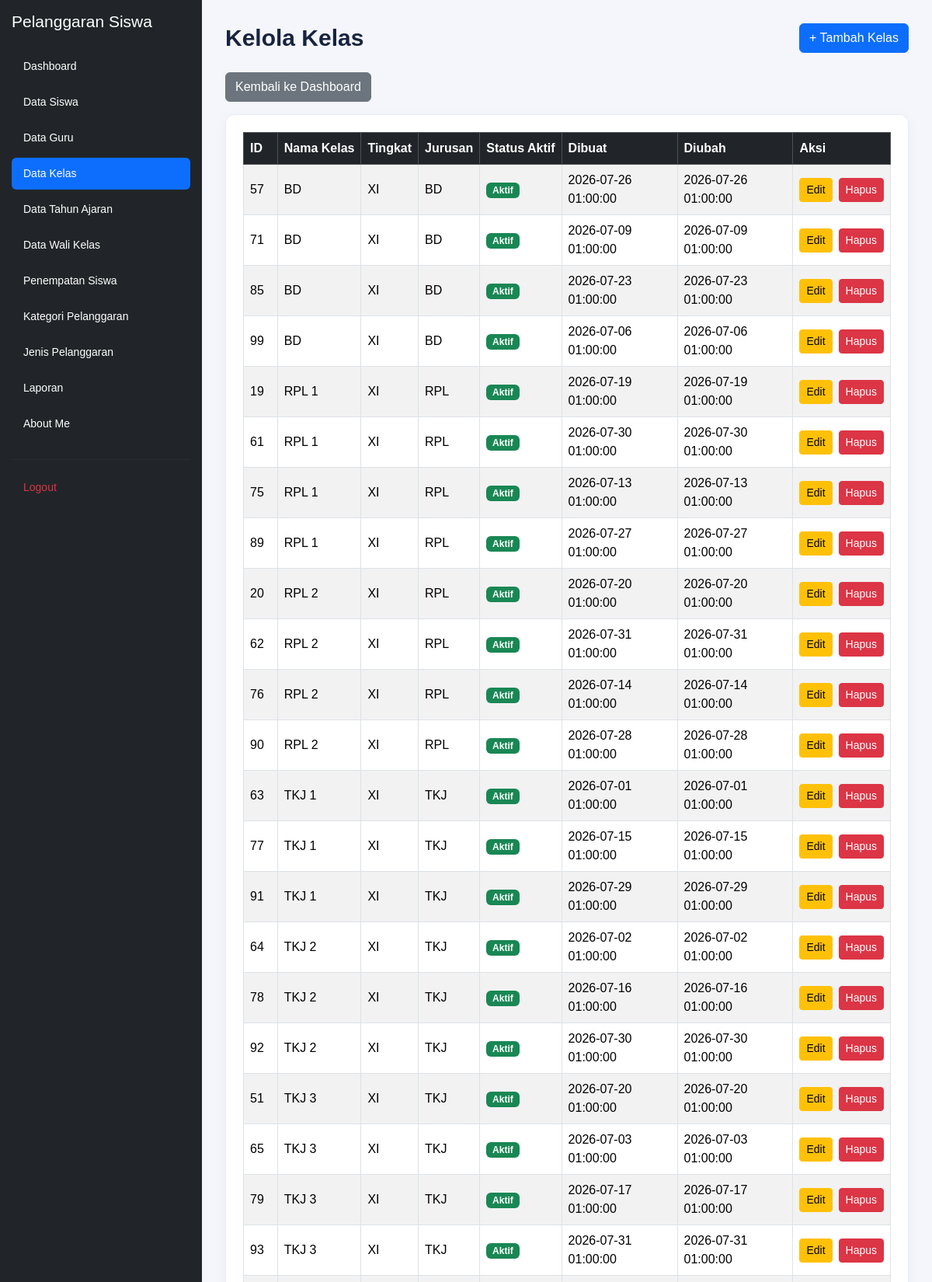
The page /kelola_kelas.php (signed in, upper part) on the database its author committed.
### tables this page shows
CREATE TABLE `t_kelas` (
  `id` int(11) NOT NULL,
  `nama` varchar(100) DEFAULT NULL,
  `tingkat` varchar(20) NOT NULL,
  `jurusan` varchar(100) NOT NULL,
  `status_aktif` tinyint(1) NOT NULL,
  `created_at` timestamp NOT NULL DEFAULT current_timestamp(),
  `updated_at` timestamp NOT NULL DEFAULT current_timestamp()
);

### kelola_kelas.php (the view, shortened to what this page needs)
<?php
include 'config/koneksi.php';
$sql = "SELECT * FROM t_kelas ORDER BY nama ASC";
$hasil = mysqli_query($koneksi, $sql);
?>
<!DOCTYPE html>
<html lang="id">
<head>
    <link href="https://cdn.jsdelivr.net/npm/bootstrap@5.3.8/dist/css/bootstrap.min.css"
          rel="stylesheet">
    <link href="https://cdn.datatables.net/2.3.4/css/dataTables.bootstrap5.min.css"
          rel="stylesheet">
    <link rel="stylesheet" href="layout/style.css">
</head>
<body>
<div class="app-layout">
    <?php include 'layout/sidebar.php'; ?>
    <main class="content-area">
        <div class="page-header">
            <h1 class="page-title">Kelola Kelas</h1>
            <a href="tambah_kelas.php" class="btn btn-primary">
                + Tambah Kelas
            </a>
        </div>
        <div class="mb-3">
            <a href="dashboard.php" class="btn btn-secondary">
                Kembali ke Dashboard
            </a>
        </div>
        <div class="card table-card">
            <div class="card-body">
                <div class="table-responsive">
                    <table id="tabelKelas"
                           class="table table-striped table-bordered table-hover align-middle">
                        <thead class="table-dark">
                            <tr>
                                <th>ID</th>
                                <th>Nama Kelas</th>
                                <th>Tingkat</th>
                                <th>Jurusan</th>
                                <th>Status Aktif</th>
                                <th>Dibuat</th>
                                <th>Diubah</th>
                                <th>Aksi</th>
                            </tr>
                        </thead>
                        <tbody>
                            <?php while ($row = mysqli_fetch_assoc($hasil)) { ?>
                            <tr>
                                <td>
                                    <?= htmlspecialchars((string)$row['id']) ?>
                                </td>
                                <td>
                                    <?= htmlspecialchars($row['nama'] ?? '') ?>
                                </td>
                                <td>
                                    <?= htmlspecialchars((string)($row['tingkat'] ?? '')) ?>
                                </td>
                                <td>
                                    <?= htmlspecialchars($row['jurusan'] ?? '') ?>
                                </td>
                                <td>
                                    <?php if (($row['status_aktif'] ?? 0) == 1) { ?>
                                        <span class="badge bg-success">Aktif</span>
                                    <?php } else { ?>
                                        <span class="badge bg-secondary">Tidak Aktif</span>
                                    <?php } ?>
                                </td>
                                <td>
                                    <?= htmlspecialchars($row['created_at'] ?? '') ?>
                                </td>
                                <td>
                                    <?= htmlspecialchars($row['updated_at'] ?? '') ?>
                                </td>
                                <td class="text-nowrap">
                                    <div class="d-flex gap-2">
                                        <a href="edit_kelas.php?id=<?= urlencode((string)$row['id']) ?>"
                                           class="btn btn-warning btn-sm">
                                            Edit
                                        </a>
                                        <a href="hapus_kelas.php?id=<?= urlencode((string)$row['id']) ?>"
                                           class="btn btn-danger btn-sm"
                                           onclick="return confirm('Yakin ingin menghapus data kelas ini?');">
                                            Hapus
                                        </a>
                                    </div>
                                </td>
                            </tr>
                            <?php } ?>
                        </tbody>
                    </table>
                </div>
            </div>
        </div>
    </main>
</div>
</body>
</html>

### layout/style.css (style rules this page uses)
:root { --primary: #3659d9; --navy: #17233f; --background: #f4f6fb; --text-muted: #778198; --border: #e8ecf4; }
* { box-sizing: border-box; }
body { margin: 0; font-family: 'Poppins', sans-serif; background: var(--background); color: var(--navy); }
.page-header { margin-bottom: 28px; }
.page-title { font-size: 27px; font-weight: 700; margin-top: 7px; }

### kelola_kelas.php (style rules this page uses)
.app-layout { display: flex; align-items: stretch; width: 100%; min-height: 100vh; }
.content-area { flex: 1 1 0; min-width: 0; padding: 30px; min-height: 100vh; background: #f4f6fb; }
.page-header { display: flex; justify-content: space-between; align-items: center; flex-wrap: wrap; gap: 15px; margin-bottom: 25px; }
.page-title { margin: 0; font-size: 30px; font-weight: 700; color: #17233f; }
.table-card { width: 100%; max-width: 100%; border: 1px solid #e8ecf4; border-radius: 12px; background: #fff; box-shadow: 0 5px 20px rgba(23, 35, 63, 0.04); }
.table-card .card-body { min-width: 0; padding: 22px; }
.table-responsive { width: 100%; }
#tabelKelas { width: 100% !important; }
#tabelKelas th { white-space: nowrap; vertical-align: middle; }
#tabelKelas td { vertical-align: middle; }

### rows shown on the page
t_kelas: id "57", nama "BD", tingkat "XI", jurusan "BD", status_aktif "Aktif", created_at "2026-07-26 01:00:00", updated_at "2026-07-26 01:00:00"
t_kelas: id "71", nama "BD", tingkat "XI", jurusan "BD", status_aktif "Aktif", created_at "2026-07-09 01:00:00", updated_at "2026-07-09 01:00:00"
t_kelas: id "85", nama "BD", tingkat "XI", jurusan "BD", status_aktif "Aktif", created_at "2026-07-23 01:00:00", updated_at "2026-07-23 01:00:00"
t_kelas: id "99", nama "BD", tingkat "XI", jurusan "BD", status_aktif "Aktif", created_at "2026-07-06 01:00:00", updated_at "2026-07-06 01:00:00"
t_kelas: id "19", nama "RPL 1", tingkat "XI", jurusan "RPL", status_aktif "Aktif", created_at "2026-07-19 01:00:00", updated_at "2026-07-19 01:00:00"
t_kelas: id "61", nama "RPL 1", tingkat "XI", jurusan "RPL", status_aktif "Aktif", created_at "2026-07-30 01:00:00", updated_at "2026-07-30 01:00:00"
t_kelas: id "75", nama "RPL 1", tingkat "XI", jurusan "RPL", status_aktif "Aktif", created_at "2026-07-13 01:00:00", updated_at "2026-07-13 01:00:00"
t_kelas: id "89", nama "RPL 1", tingkat "XI", jurusan "RPL", status_aktif "Aktif", created_at "2026-07-27 01:00:00", updated_at "2026-07-27 01:00:00"
t_kelas: id "20", nama "RPL 2", tingkat "XI", jurusan "RPL", status_aktif "Aktif", created_at "2026-07-20 01:00:00", updated_at "2026-07-20 01:00:00"
t_kelas: id "62", nama "RPL 2", tingkat "XI", jurusan "RPL", status_aktif "Aktif", created_at "2026-07-31 01:00:00", updated_at "2026-07-31 01:00:00"
t_kelas: id "76", nama "RPL 2", tingkat "XI", jurusan "RPL", status_aktif "Aktif", created_at "2026-07-14 01:00:00", updated_at "2026-07-14 01:00:00"
t_kelas: id "90", nama "RPL 2", tingkat "XI", jurusan "RPL", status_aktif "Aktif", created_at "2026-07-28 01:00:00", updated_at "2026-07-28 01:00:00"
t_kelas: id "63", nama "TKJ 1", tingkat "XI", jurusan "TKJ", status_aktif "Aktif", created_at "2026-07-01 01:00:00", updated_at "2026-07-01 01:00:00"
t_kelas: id "77", nama "TKJ 1", tingkat "XI", jurusan "TKJ", status_aktif "Aktif", created_at "2026-07-15 01:00:00", updated_at "2026-07-15 01:00:00"
t_kelas: id "91", nama "TKJ 1", tingkat "XI", jurusan "TKJ", status_aktif "Aktif", created_at "2026-07-29 01:00:00", updated_at "2026-07-29 01:00:00"
t_kelas: id "64", nama "TKJ 2", tingkat "XI", jurusan "TKJ", status_aktif "Aktif", created_at "2026-07-02 01:00:00", updated_at "2026-07-02 01:00:00"
t_kelas: id "78", nama "TKJ 2", tingkat "XI", jurusan "TKJ", status_aktif "Aktif", created_at "2026-07-16 01:00:00", updated_at "2026-07-16 01:00:00"
t_kelas: id "92", nama "TKJ 2", tingkat "XI", jurusan "TKJ", status_aktif "Aktif", created_at "2026-07-30 01:00:00", updated_at "2026-07-30 01:00:00"
t_kelas: id "51", nama "TKJ 3", tingkat "XI", jurusan "TKJ", status_aktif "Aktif", created_at "2026-07-20 01:00:00", updated_at "2026-07-20 01:00:00"
t_kelas: id "65", nama "TKJ 3", tingkat "XI", jurusan "TKJ", status_aktif "Aktif", created_at "2026-07-03 01:00:00", updated_at "2026-07-03 01:00:00"
t_kelas: id "79", nama "TKJ 3", tingkat "XI", jurusan "TKJ", status_aktif "Aktif", created_at "2026-07-17 01:00:00", updated_at "2026-07-17 01:00:00"
t_kelas: id "93", nama "TKJ 3", tingkat "XI", jurusan "TKJ", status_aktif "Aktif", created_at "2026-07-31 01:00:00", updated_at "2026-07-31 01:00:00"
